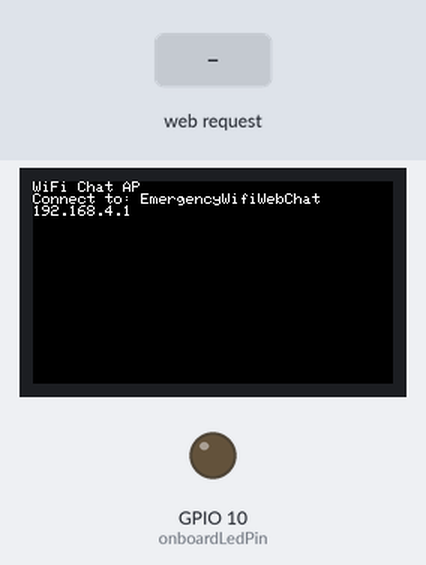
Simulated run of this sketch. Board: ESP32-S3. On the bench: 240×135 colour display, output pins drawn as LEDs (lit = HIGH). Inputs (shaded band) come from the test bench. What the sketch prints to the serial monitor is not drawn.

Above: at 1.3 s.

The sketch:

EmergencyWifiWebChat-EWWC.ino
```cpp
#include <M5StickCPlus.h>
#include <WiFi.h>
#include <WiFiClient.h>
#include <WiFiAP.h>

const char *ssid = "EmergencyWifiWebChat";
const char *password = "66666666";

WiFiServer server(80);

const int maxMessages = 5;
String chatMessages[maxMessages];
int messageCount = 0;
unsigned long lastMemoryClear = 0;  // Variable to track the last time memory was cleared

bool ledOn = false;  // Variable to track the LED state

// Define the GPIO pin number for the onboard LED (replace with the actual GPIO pin number)
const int onboardLedPin = 10;

void setup() {
    M5.begin();
    M5.Lcd.setRotation(3);
    M5.Lcd.println("WiFi Chat AP");
    M5.Lcd.printf("Connect to: %s\n", ssid);

    pinMode(onboardLedPin, OUTPUT);  // Set the LED pin as an output

    WiFi.softAP(ssid, password);
    IPAddress myIP = WiFi.softAPIP();
    M5.Lcd.println(myIP);
    server.begin();
}

void loop() {
    WiFiClient client = server.available();

    if (client) {
        String currentLine = "";
        String chatMessage = "";  // To store user chat messages

        while (client.connected()) {
            if (client.available()) {
                char c = client.read();
                Serial.write(c);

                if (c == '\n') {
                    if (currentLine.length() == 0) {
                        client.println("HTTP/1.1 200 OK");
                        client.println("Content-type:text/html");
                        client.println();
                        client.println("<html><head>");
                        client.println("<meta http-equiv='refresh' content='60;url=/'>");
                        client.println("</head><body>");
                        client.println("<h1>WiFi Chat</h1>");
                        client.println("<form method='GET'>");
                        client.println("<input type='text' name='message' placeholder='Enter your message'><br>");
                        client.println("<input type='submit' value='Send'>");
                        client.println("</form>");

                        client.println("<h2>Chat Messages:</h2>");
                        client.println("<ul>");

                        for (int i = messageCount - 1; i >= max(0, messageCount - maxMessages); i--) {
                            client.print("<li>");
                            client.print(chatMessages[i]);
                            client.println("</li>");
                        }

                        client.println("</ul>");
                        client.println("</body></html>");
                        break;
                    } else {
                        currentLine = "";
                    }
                } else if (c != '\r') {
                    currentLine += c;
                }

                if (currentLine.startsWith("GET /?message=")) {
                    int startPos = currentLine.indexOf('=') + 1;
                    int endPos = currentLine.indexOf(" HTTP/");

                    if (startPos != -1 && endPos != -1) {
                        chatMessage = currentLine.substring(startPos, endPos);
                        if (chatMessage != chatMessages[messageCount - 1]) {
                            addChatMessage(chatMessage);
                        }

                        if (chatMessage == "led_on") {
                            digitalWrite(onboardLedPin, LOW);
                            ledOn = true;
                        } else if (chatMessage == "led_off") {
                            digitalWrite(onboardLedPin, HIGH);
                            ledOn = false;
                        }

                        if (chatMessage == "beep") {
                            beepRapidly(3000);  // Beep rapidly for 3 seconds
                        }
                    }
                }
            }
        }

        client.stop();
    }

    unsigned long currentTime = millis();
    if (currentTime - lastMemoryClear >= 300000) {
        clearOldMessages();
        lastMemoryClear = currentTime;
    }
}

void addChatMessage(String message) {
    if (messageCount < maxMessages) {
        chatMessages[messageCount] = message;
        messageCount++;
    } else {
        for (int i = 0; i < maxMessages - 1; i++) {
            chatMessages[i] = chatMessages[i + 1];
        }
        chatMessages[maxMessages - 1] = message;
    }
}

void clearOldMessages() {
    for (int i = 0; i < maxMessages; i++) {
        chatMessages[i] = "";
    }
    messageCount = 0;
}

void beepRapidly(unsigned long duration) {
    unsigned long startTime = millis();
    while (millis() - startTime < duration) {
        M5.Beep.tone(4000);  // Activate the internal buzzer with a 4000 Hz tone
        delay(100); // Beep for 100 ms
        M5.Beep.mute();  // Stop the buzzer
        delay(100); // Pause for 100 ms
    }
}
```
